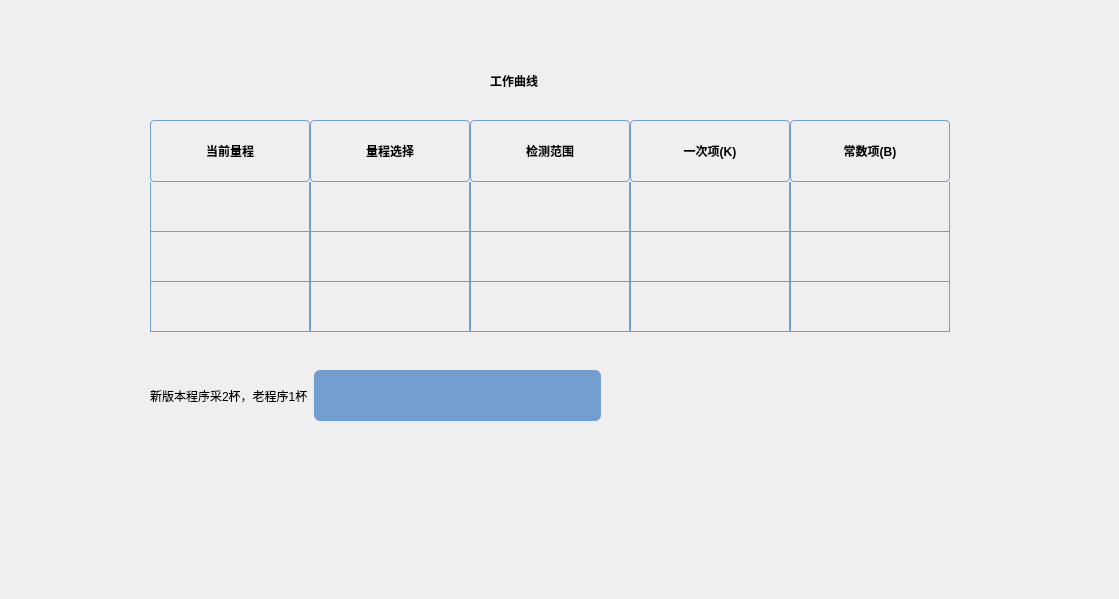
   <widget class="QWidget" name="page_7">
    <widget class="QLabel" name="label_51">
     <property name="geometry">
      <rect>
       <x>490</x>
       <y>60</y>
       <width>141</width>
       <height>41</height>
      </rect>
     </property>
     <property name="styleSheet">
      <string notr="true">background: transparent;
color: rgb(0, 0, 0);
font: 12pt &quot;Ubuntu&quot;;
font-weight: bold; </string>
     </property>
     <property name="text">
      <string>工作曲线</string>
     </property>
    </widget>
    <widget class="QTableWidget" name="tableWidget_5">
     <property name="geometry">
      <rect>
       <x>150</x>
       <y>120</y>
       <width>821</width>
       <height>241</height>
      </rect>
     </property>
     <property name="styleSheet">
      <string notr="true">  QTableWidget {
           background: transparent;
		gridline-color: rgb(114, 159, 207);     
	border-radius: 4px; 

 }
QTableWidget::item {
            background: transparent;
           padding: 5px;		
 			text-align: center;
			color: rgb(0, 0, 0);
 			border-left: 1px solid rgb(114, 159, 207);
}
 QHeaderView::section:horizontal {
		background: transparent;
      color: rgb(0, 0, 0);                 
       font-weight: bold;                            
      border: 1px solid rgb(114, 159, 207);
 border-radius: 4px;
	padding: 5px;
height: 50px;
 }
QHeaderView::section:vertical {
    background: transparent;
    color: rgb(0, 0, 0);
    font-weight: bold;
    border: 1px solid rgb(114, 159, 207);
    padding: 5px;
}
 QLineEdit {   
	background: rgb(114, 159, 207);
	color: rgb(239, 41, 41);
 border: 1px solid rgb(114, 159, 207);
 border-radius: 4px;
    }</string>
     </property>
     <property name="verticalScrollBarPolicy">
      <enum>Qt::ScrollBarAlwaysOff</enum>
     </property>
     <property name="horizontalScrollBarPolicy">
      <enum>Qt::ScrollBarAlwaysOff</enum>
     </property>
     <attribute name="horizontalHeaderDefaultSectionSize">
      <number>160</number>
     </attribute>
     <attribute name="verticalHeaderVisible">
      <bool>false</bool>
     </attribute>
     <attribute name="verticalHeaderMinimumSectionSize">
      <number>50</number>
     </attribute>
     <attribute name="verticalHeaderDefaultSectionSize">
      <number>50</number>
     </attribute>
     <row>
      <property name="text">
       <string>新建行</string>
      </property>
     </row>
     <row>
      <property name="text">
       <string>新建行</string>
      </property>
     </row>
     <row>
      <property name="text">
       <string>新建行</string>
      </property>
     </row>
     <column>
      <property name="text">
       <string>当前量程</string>
      </property>
     </column>
     <column>
      <property name="text">
       <string>量程选择</string>
      </property>
     </column>
     <column>
      <property name="text">
       <string>检测范围</string>
      </property>
     </column>
     <column>
      <property name="text">
       <string>一次项(K)</string>
      </property>
     </column>
     <column>
      <property name="text">
       <string>常数项(B)</string>
      </property>
     </column>
     <item row="0" column="0">
      <property name="text">
       <string/>
      </property>
     </item>
     <item row="1" column="0">
      <property name="text">
       <string/>
      </property>
     </item>
     <item row="2" column="0">
      <property name="text">
       <string/>
      </property>
     </item>
    </widget>
    <widget class="QWidget" name="widget_21" native="true">
     <property name="geometry">
      <rect>
       <x>810</x>
       <y>270</y>
       <width>300</width>
       <height>320</height>
      </rect>
     </property>
     <property name="styleSheet">
      <string notr="true">background: transparent;</string>
     </property>
    </widget>
    <widget class="QWidget" name="layoutWidget">
     <property name="geometry">
      <rect>
       <x>150</x>
       <y>370</y>
       <width>451</width>
       <height>51</height>
      </rect>
     </property>
     <layout class="QGridLayout" name="gridLayout_14">
      <item row="0" column="0">
       <widget class="QLabel" name="label_34">
        <property name="styleSheet">
         <string notr="true">background: transparent;
color: rgb(0, 0, 0);</string>
        </property>
        <property name="text">
         <string>新版本程序采2杯，老程序1杯</string>
        </property>
       </widget>
      </item>
      <item row="0" column="1">
       <widget class="QLineEdit" name="lineEdit_28">
        <property name="sizePolicy">
         <sizepolicy hsizetype="Expanding" vsizetype="Expanding">
          <horstretch>0</horstretch>
          <verstretch>0</verstretch>
         </sizepolicy>
        </property>
        <property name="styleSheet">
         <string notr="true">background: rgb(114, 159, 207);
color: rgb(239, 41, 41);
border-radius: 6px;</string>
        </property>
        <property name="text">
         <string/>
        </property>
        <property name="alignment">
         <set>Qt::AlignCenter</set>
        </property>
       </widget>
      </item>
     </layout>
    </widget>
   </widget>
